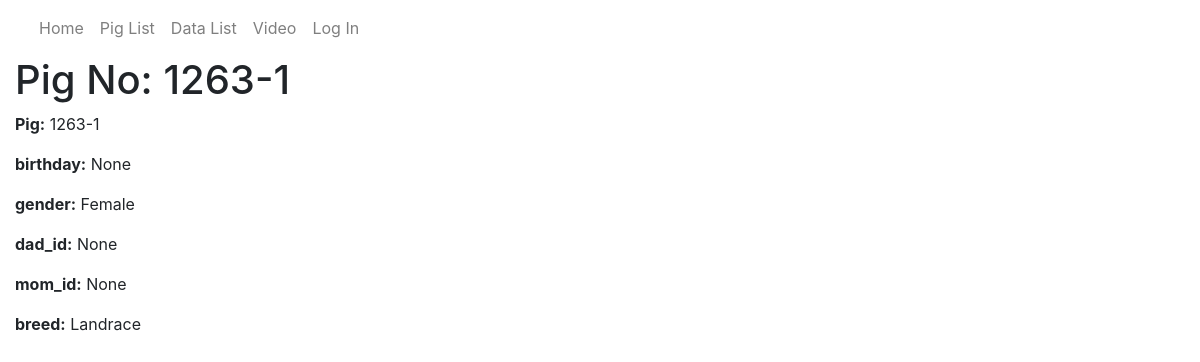
The app's page /catalog/pig/1263-1, older data.
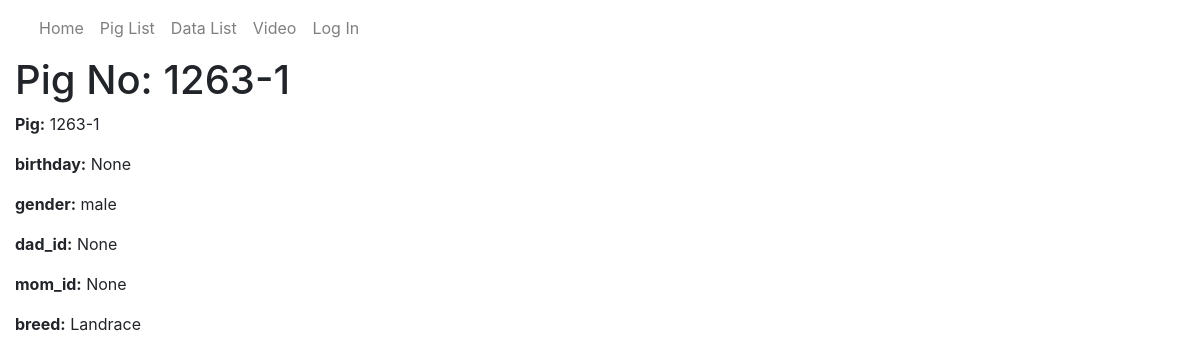
The same page, newer data.
### catalog/models.py (models this page shows, shortened)
class Pig(models.Model):
    pig_id = models.CharField(max_length=8,primary_key=True, help_text='Input birth year(XX) + ear tag')
    birth = models.DateField(null=True, blank=True)
    gender = models.CharField(max_length=100,null=True, blank=True)
    dad_id = models.CharField(max_length=100,null=True, blank=True)
    mom_id = models.CharField(max_length=100,null=True, blank=True)
    breed = models.CharField(max_length=10, help_text='Pig\'s breed')

### catalog/views.py (the view)
# urls.py: path('pig/<str:pk>', views.PigDetailView.as_view(), name='pig-detail'),
class PigDetailView(generic.DetailView):
    model = Pig

### catalog/templates/catalog/pig_detail.html (shortened to what this page needs)
{% extends "base_generic.html" %}
{% block content %}
  <h1>Pig No: {{ pig.pig_id }}</h1>
  <p><strong>Pig:</strong> {{ pig.pig_id }}</p>
  <p><strong>birthday:</strong> {{ pig.birth }}</p>
  <p><strong>gender:</strong> {{ pig.gender }}</p>
  <p><strong>dad_id:</strong> {{ pig.dad_id }}</p>
  <p><strong>mom_id:</strong> {{ pig.mom_id }}</p>
  <p><strong>breed:</strong> {{ pig.breed }}</p>
{% endblock %}

Row changes from the older to the newer data that the page shows:
changed Pig "None": gender "Female" → "male"
